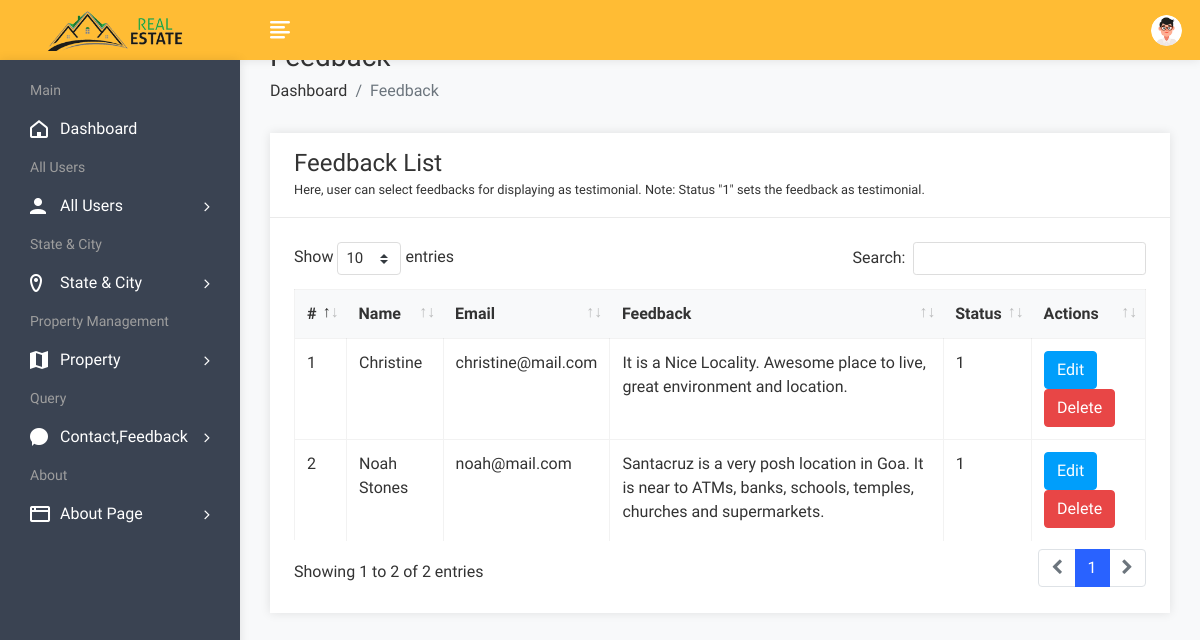
The app's page /admin/feedbackview.php (signed in) with its own data.
### tables this page shows
CREATE TABLE `feedback` (
  `fid` int(50) NOT NULL,
  `uid` int(50) NOT NULL,
  `fdescription` varchar(300) NOT NULL,
  `status` int(1) NOT NULL,
  `date` datetime NOT NULL DEFAULT CURRENT_TIMESTAMP
);

CREATE TABLE `user` (
  `uid` int(50) NOT NULL,
  `uname` varchar(100) NOT NULL,
  `uemail` varchar(100) NOT NULL,
  `uphone` varchar(20) NOT NULL,
  `upass` varchar(50) NOT NULL,
  `utype` varchar(50) NOT NULL,
  `uimage` varchar(300) NULL
);

### admin/feedbackview.php (the view, shortened to what this page needs)
<!DOCTYPE html>
<html lang="en">
<head>
        <link rel="stylesheet" href="assets/css/bootstrap.min.css">
        <link rel="stylesheet" href="assets/css/font-awesome.min.css">
        <link rel="stylesheet" href="assets/css/feathericon.min.css">
		<link rel="stylesheet" href="assets/plugins/datatables/dataTables.bootstrap4.min.css">
		<link rel="stylesheet" href="assets/plugins/datatables/responsive.bootstrap4.min.css">
		<link rel="stylesheet" href="assets/plugins/datatables/select.bootstrap4.min.css">
		<link rel="stylesheet" href="assets/plugins/datatables/buttons.bootstrap4.min.css">
        <link rel="stylesheet" href="assets/css/style.css">
    </head>
    <body>
				<?php include("header.php"); ?>
            <div class="page-wrapper">
                <div class="content container-fluid">
					<div class="page-header">
						<div class="row">
							<div class="col">
								<h3 class="page-title">Feedback</h3>
								<ul class="breadcrumb">
									<li class="breadcrumb-item"><a href="dashboard.php">Dashboard</a></li>
									<li class="breadcrumb-item active">Feedback</li>
								</ul>
							</div>
						</div>
					</div>
					<div class="row">
						<div class="col-sm-12">
							<div class="card">
								<div class="card-header">
									<h4 class="card-title">Feedback List</h4>
									<small>Here, user can select feedbacks for displaying as testimonial. Note: Status "1" sets the feedback as testimonial.</small>
								</div>
								<div class="card-body">
									<table id="basic-datatable" class="table table-bordered table-hover">
                                            <thead>
                                                <tr>
                                                    <th>#</th>
                                                    <th>Name</th>
                                                    <th>Email</th>
                                                    <th>Feedback</th>
													<th>Status</th>
                                                    <th>Actions</th>
                                                </tr>
                                            </thead>
                                            <tbody>
											<?php
												$query=mysqli_query($con,"select feedback.*, user.* from feedback,user where feedback.uid=user.uid");
												$cnt=1;
												while($row=mysqli_fetch_array($query))
													{
											?>
                                                <tr>
                                                    <td><?php echo $cnt; ?></td>
                                                    <td><?php echo $row['uname']; ?></td>
                                                    <td><?php echo $row['uemail']; ?></td>
                                                    <td><?php echo $row['2']; ?></td>
                                                    <td><?php echo $row['3']; ?></td>
													<td><a href="feedbackedit.php?id=<?php echo $row['0']; ?>"><button class="btn btn-info">Edit</button></a>
                                                    <a href="feedbackdelete.php?id=<?php echo $row['0']; ?>"><button class="btn btn-danger">Delete</button></a></td>
                                                </tr>
                                                <?php
												$cnt=$cnt+1;
												}
												?>
                                            </tbody>
                                        </table>
								</div>
							</div>
						</div>
					</div>
				</div>
			</div>
    </body>
</html>

### records on screen
feedback: uid.uname "Christine", uid.uemail "christine@mail.com", fdescription "It is a Nice Locality. Awesome place to live, great environment and location.", status "1"
feedback: uid.uname "Noah Stones", uid.uemail "noah@mail.com", fdescription "Santacruz is a very posh location in Goa. It is near to ATMs, banks, schools, temples, churches and supermarkets.", status "1"
